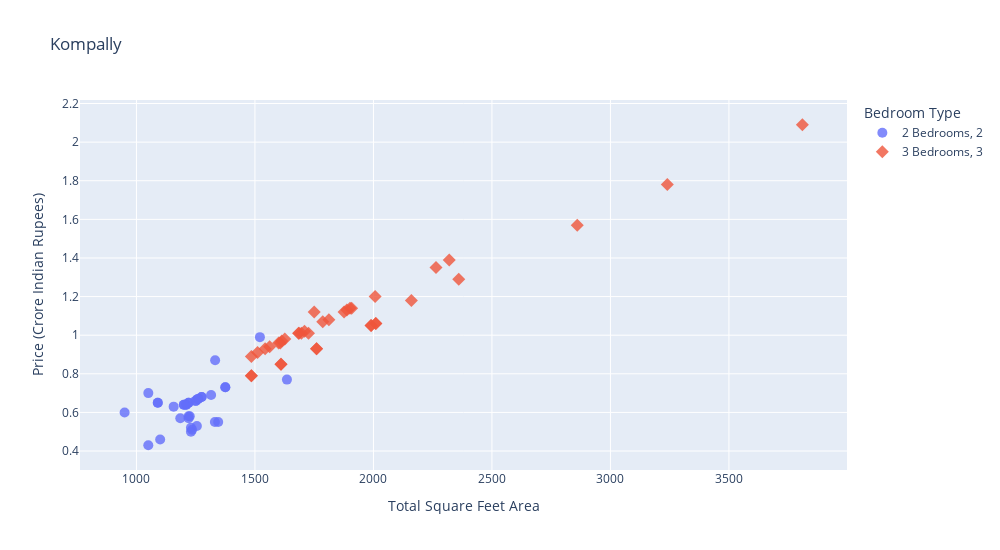

Notebook code for this chart:
### Code cell
plot_scatter_chart(df9, "Kompally")

### Figure 1 — Plotly figure (JSON) as saved in the notebook; plotly's stock layout.template omitted (floating-point values rounded to 4 significant figures)
{"data": [{"hovertemplate": "color=2 Bedrooms<br>bedrooms=2<br>Total Square Feet Area=%{x}<br>Price (Crore Indian Rupees)=%{y}<extra></extra>", "legendgroup": "2 Bedrooms, 2", "marker": {"color": "#636efa", "opacity": 0.8, "size": 10, "symbol": "circle"}, "mode": "markers", "name": "2 Bedrooms, 2", "orientation": "v", "showlegend": true, "type": "scatter", "x": [950, 1315, 1090, 1090, 1375, 1375, 1275, 1275, 1210, 1220, 1210, 1220, 1250, 1250, 1260, 1260, 1200, 1200, 1235, 1331, 1345, 1230, 1255, 1100, 1230, 1050, 1635, 1157, 1050, 1332, 1521, 1220, 1185, 1220, 1225], "xaxis": "x", "y": [0.6, 0.69, 0.65, 0.65, 0.73, 0.73, 0.68, 0.68, 0.64, 0.65, 0.64, 0.65, 0.66, 0.66, 0.67, 0.67, 0.64, 0.64, 0.51, 0.55, 0.55, 0.5, 0.53, 0.46, 0.52, 0.7, 0.77, 0.63, 0.43, 0.87, 0.99, 0.58, 0.57, 0.57, 0.58], "yaxis": "y"}, {"hovertemplate": "color=3 Bedrooms<br>bedrooms=3<br>Total Square Feet Area=%{x}<br>Price (Crore Indian Rupees)=%{y}<extra></extra>", "legendgroup": "3 Bedrooms, 3", "marker": {"color": "#EF553B", "opacity": 0.8, "size": 10, "symbol": "diamond"}, "mode": "markers", "name": "3 Bedrooms, 3", "orientation": "v", "showlegend": true, "type": "scatter", "x": [1750, 1726, 2320, 1610, 1485, 1610, 1485, 2010, 2010, 1990, 1760, 1990, 1760, 3810, 2160, 2360, 3240, 2860, 1901, 1908, 1511, 1888, 2264, 1626, 1607, 1876, 1613, 2007, 1485, 1600, 1709, 1686, 1684, 1696, 1562, 1543, 1812, 1786], "xaxis": "x", "y": [1.12, 1.01, 1.39, 0.85, 0.79, 0.85, 0.79, 1.06, 1.06, 1.05, 0.93, 1.05, 0.93, 2.09, 1.18, 1.29, 1.78, 1.57, 1.14, 1.14, 0.91, 1.13, 1.35, 0.98, 0.96, 1.12, 0.97, 1.2, 0.89, 0.96, 1.02, 1.01, 1.01, 1.01, 0.94, 0.93, 1.08, 1.07], "yaxis": "y"}], "layout": {"height": 550, "legend": {"title": {"text": "Bedroom Type"}, "tracegroupgap": 0}, "title": {"text": "Kompally"}, "width": 1000, "xaxis": {"anchor": "y", "domain": [0, 1], "title": {"text": "Total Square Feet Area"}}, "yaxis": {"anchor": "x", "domain": [0, 1], "title": {"text": "Price (Crore Indian Rupees)"}}}}
